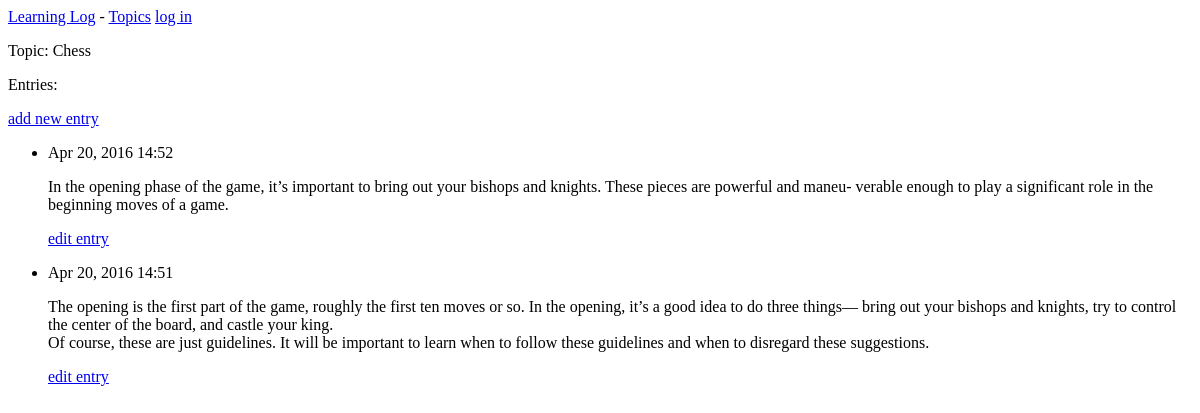
The page /topics/1/ on the database as committed earlier.
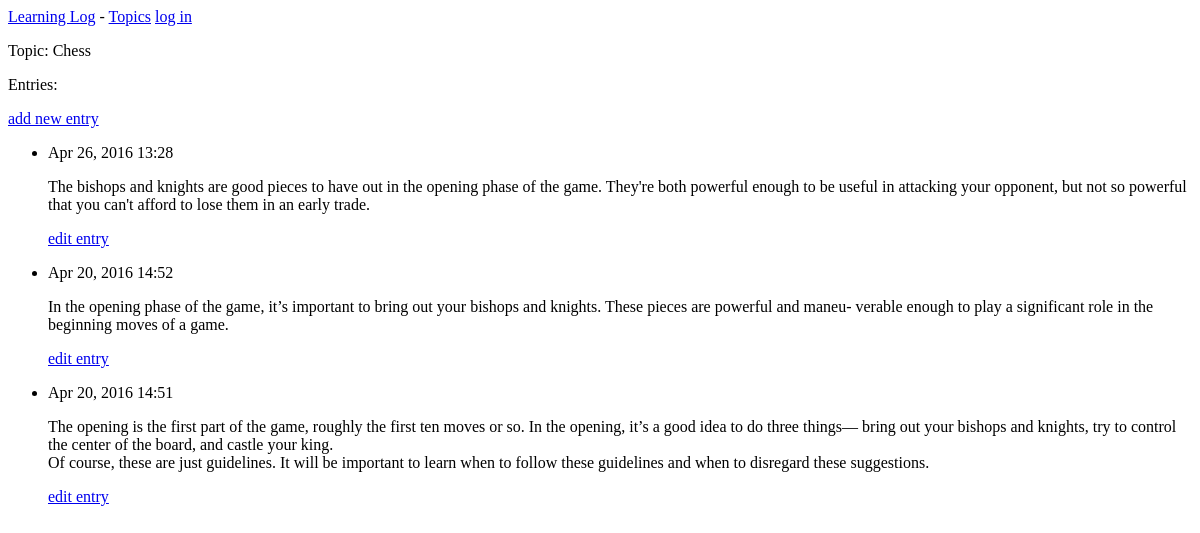
The same page on the database as committed later.
### learning_logs/models.py (models this page shows, shortened)
class Topic(models.Model):
	text = models.CharField(max_length=200)
	date_added = models.DateTimeField(auto_now_add=True)
	def __str__(self):
		return self.text

class Entry(models.Model):
	topic = models.ForeignKey(Topic)
	text = models.TextField()
	date_added = models.DateTimeField(auto_now_add=True)
	class Meta:
		verbose_name_plural = 'entries'

### learning_logs/views.py (the view)
# urls.py: url(r'^topics/(?P<topic_id>\d+)/$', views.topic, name='topic'),
def topic(request, topic_id):
	topic = Topic.objects.get(id=topic_id)
	entries = topic.entry_set.order_by('-date_added')
	context = {'topic': topic, 'entries': entries}
	return render(request, 'learning_logs/topic.html', context)

### learning_logs/templates/learning_logs/topic.html
{% extends "learning_logs/base.html" %}
{% block content %}
	<p>Topic: {{ topic }}</p>
	<p> Entries: </p>
	<p>
		<a href="{% url 'learning_logs:new_entry' topic.id %}">add new entry</a>
	</p>
	<ul>
		{% for entry in entries %}
			<li>
				<p>{{ entry.date_added | date:'M d, Y H:i' }}</p>
				<p>{{ entry.text | linebreaks }}</p>
				<p>
					<a href="{% url 'learning_logs:edit_entry' entry.id %}">edit entry</a>
				</p>
			</li>
		{% empty %}
			<li>
				There are no entries for this topic yet.
			</li>
		{% endfor %}
	</ul>
{% endblock content %}

### learning_logs/templates/learning_logs/base.html
<p>
	<a href="{% url 'learning_logs:index' %}">Learning Log</a> -
	<a href="{% url 'learning_logs:topics' %}">Topics</a>
	{% if user.is_authenticated %}
		Hello, {{ user.username }}
	{% else %}
		<a href="{% url 'users:login' %}">log in</a>
	{% endif%}
</p>
{% block content %}
{% endblock content %}

Rows that differ between the two databases and show on the page:
added Entry: date_added "Apr 26, 2016 13:28", text "The bishops and knights are good pieces to have out in the opening phase of the game. They're both powerful enough to be useful in attacking your opponent, but not so powerful that you can't afford to lose them in an early trade."
